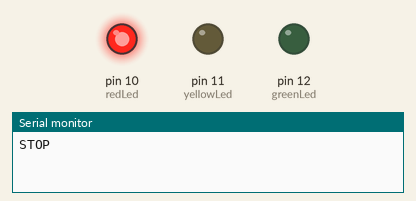
The sketch below on a simulated Arduino Uno, built with avr-gcc and run on an emulated ATmega328P. Parts: output pins drawn as LEDs (lit = HIGH), the last lines printed to the serial monitor.

Above: at 0.5 s.
At 1.5 s:
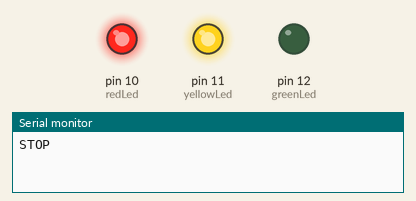
At 2.5 s:
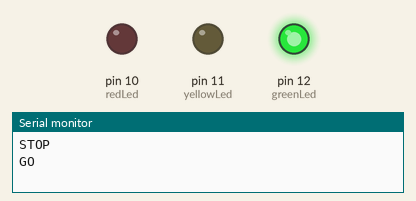
At 3.5 s:
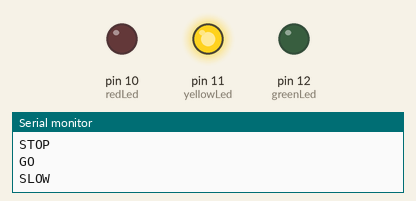
Timing chart, 0 to 5.2 s (numbered marks = the images above):
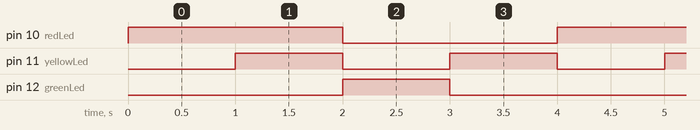

The sketch:

Exercise2_TrafficLight.ino
```cpp
#define RED 10
int redLed = RED;

#define YELLOW 11
int yellowLed = YELLOW;

#define GREEN 12
int greenLed = GREEN;

#define PAUSE 1000

void setup() {
  // put your setup code here, to run once:
 Serial.begin(115200);
 pinMode(redLed, OUTPUT);
 pinMode(yellowLed, OUTPUT);
 pinMode(greenLed, OUTPUT);
}

void loop() {
  digitalWrite(redLed, HIGH);
  Serial.println("STOP");
  delay(PAUSE);
  digitalWrite(yellowLed, HIGH);
  delay(PAUSE);
  digitalWrite(redLed, LOW);
  digitalWrite(yellowLed, LOW);
  digitalWrite(greenLed, HIGH);
  Serial.println("GO");
  delay(PAUSE);
  digitalWrite(greenLed, LOW);
  digitalWrite(yellowLed, HIGH);
  Serial.println("SLOW");
  delay(PAUSE);
  digitalWrite(yellowLed, LOW);
}
```

Measured:
- by itself, pin 10 (redLed): alternates HIGH for 2.0 s and LOW for 2.0 s
- by itself, pin 11 (yellowLed): alternates HIGH for 1.0 s and LOW for 1.0 s
- by itself, pin 12 (greenLed): alternates HIGH for 1.0 s and LOW for 3.0 s
